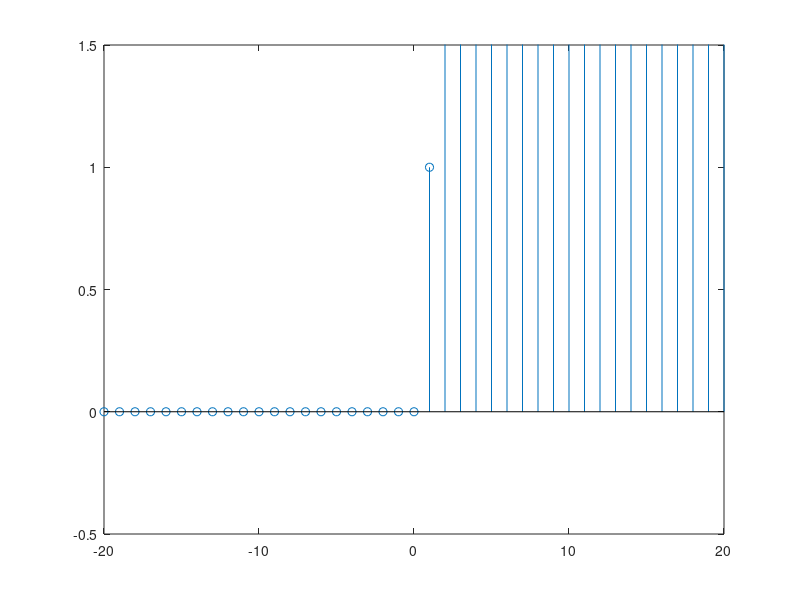

Here is the MATLAB script that generated this plot:
%Unit Ramp Signal of Discrete time signal.

%Reference:

clc;                        %Clears the command window and homes the cursor.
clear all;                  %Clear variables and functions from memory.
clf;                        %Clear current figure.

%Defining The Original Signal {x(n)}.

n=-20:1:20;                     %Defining the x axis.
x=@(n) n.*(n>0)+0.*(n<0);
%x=[zeros(1,21),1,2,3,....,20];
%x=[0,0,0,....,0,1,2,3,...,20];
stem(n,x(n));                   %Stem use for discrete signal.
axis([-20 20 -0.5 1.5]);        %AXIS([XMIN XMAX YMIN YMAX]) sets scaling for the x- and y-axes on the current plot.

